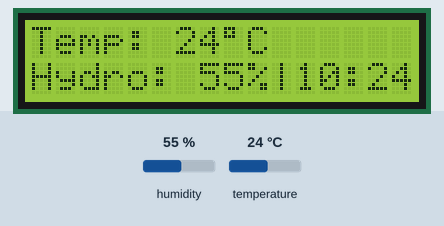
Bench run of a sketch on a simulated Arduino Uno, built with avr-gcc and run on an emulated ATmega328P. Parts: 16×2 character LCD. Inputs (shaded band) come from the test bench; at power-on: humidity 55 %, temperature 24 °C. The local clock reads 2024-03-15 10:24:30 at power-on unless the sketch sets it.

Above: at 1.2 s.
1.3 s: humidity set to 22 %
At 4.7 s:
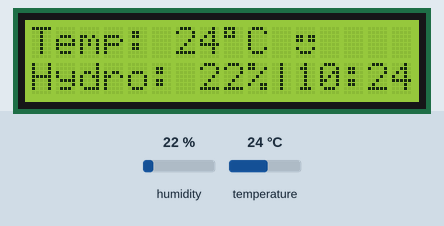
7.9 s: temperature set to 12 °C
At 12.73 s:
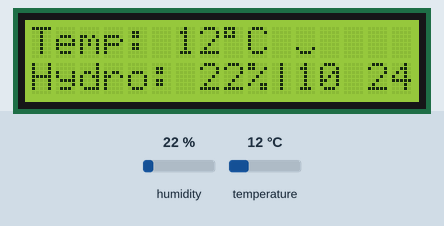
14.1 s: humidity set to 40 %
At 16.5 s:
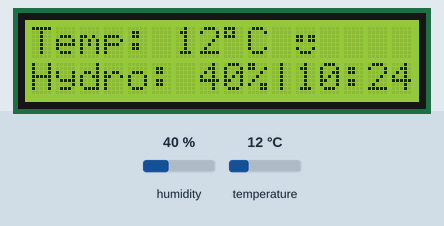
20.5 s: temperature set to 19 °C
At 23.7 s:
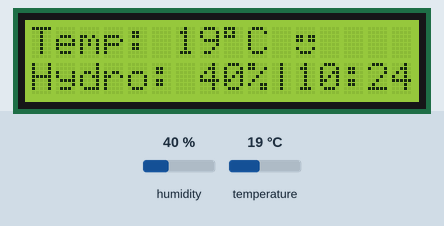
Timing chart, 0 to 25.2 s (numbered marks = the images above; inputs shaded):
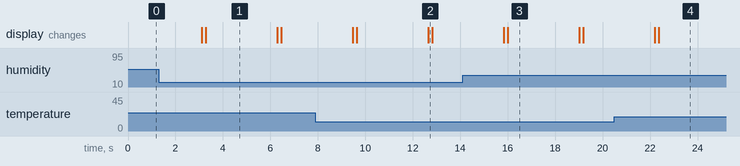

The sketch:

arduterm.ino
```cpp
/* Подключаем библиотеку для работы с LCD */
#include <LiquidCrystal.h>
#include <DHT.h>
#include "iarduino_RTC.h"


iarduino_RTC time(RTC_DS1302, 10, 8, 9);
LiquidCrystal lcd(0, 1, 2, 3, 4, 5);

DHT dht(6, DHT11);

byte face1[8]=
{
0b00000,
0b00000,
0b11011,
0b11011,
0b00000,
0b10001,
0b01110,
0b00000
};

byte face2[8]=
{
0b00000,
0b00000,
0b00000,
0b00000,
0b00000,
0b10001,
0b01110,
0b00000
};

class Display{
  public:

    void print_temp(){
    short t = dht.readTemperature();
    String temp_line;
    temp_line.reserve(12);
    temp_line = "Temp: ";
    temp_line += t;
    temp_line += char(223);
    temp_line += "C";
    if (t < 10) temp_line += " ";
    lcd.setCursor(0,0);
    lcd.print(temp_line);
  }

  void print_hum(){
    short h = dht.readHumidity();
    String hum_line;
    hum_line.reserve(12);
    hum_line = "Hydro: ";
    hum_line += h;
    hum_line += "%";
    if (h < 10) hum_line += " ";
    lcd.setCursor(0,1);
    lcd.print(hum_line);
  }

  void print_time(){
    lcd.setCursor(10,1);
    lcd.print(char(124));
    lcd.print(time.gettime("H:i"));
  }
};

Display display;

void setup()
{

  dht.begin();
  lcd.begin(16, 2);
  lcd.createChar(0, face1);
  lcd.createChar(1, face2);
  time.begin();
  //time.settime(0, 46, 18, 17, 01, 23, 2);
}
void loop()
{ display.print_temp();
  display.print_hum();
  display.print_time();
  delay(3000);
  lcd.setCursor(11, 0);
  lcd.write(byte(1));
  lcd.setCursor(13, 1);
  lcd.print(" ");
  delay(150);
  lcd.setCursor(11, 0);
  lcd.write(byte(0));
  lcd.setCursor(13, 1);
  lcd.print(":");
  }
```

Measured:
- after the input at 7.9 s, the display: first differs from a run without the input after 1.7 s (image 2 shows a later state)
- after the input at 14.1 s, the display: first differs from a run without the input after 1.9 s (image 3)
- after the input at 20.5 s, the display: first differs from a run without the input after 1.9 s (image 4)
- what the display in image 1 shows lasts 3.0 s, from 3.3 s to 6.3 s
